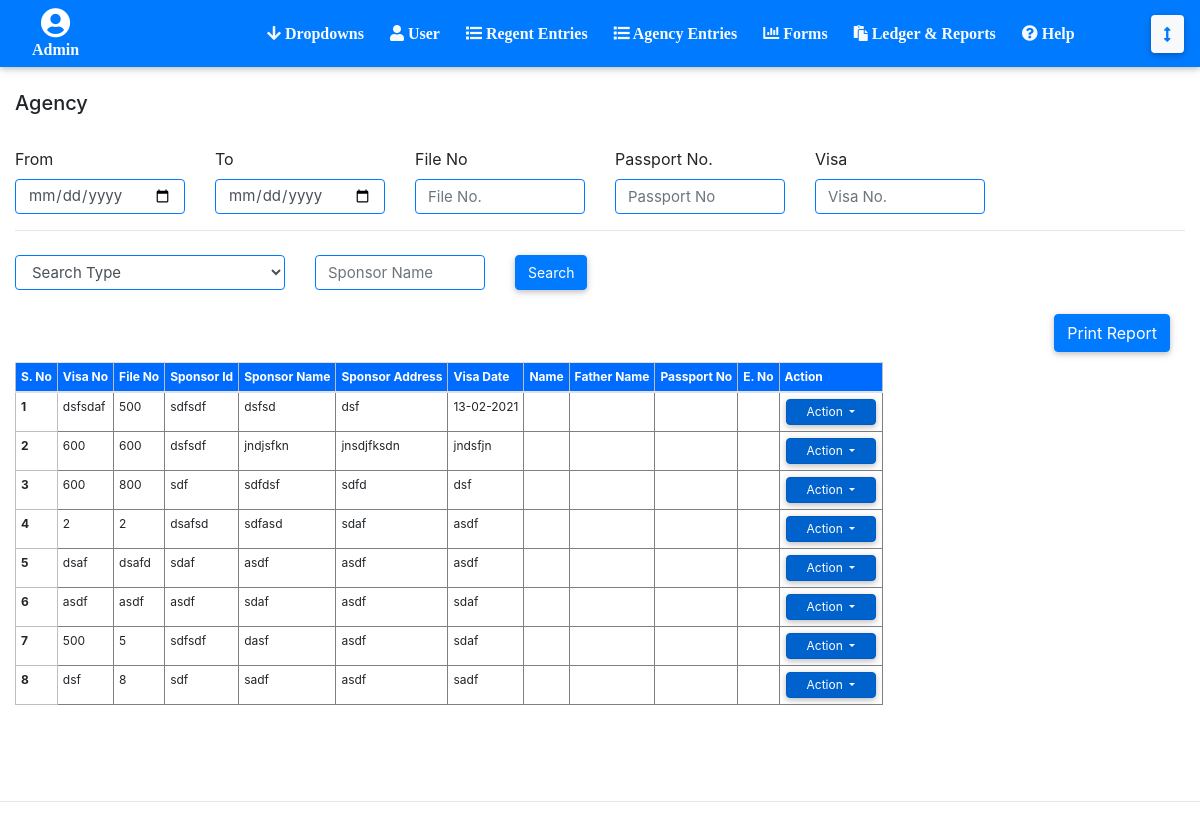
The app's page /Regent-Reporrts.php (signed in), older data.
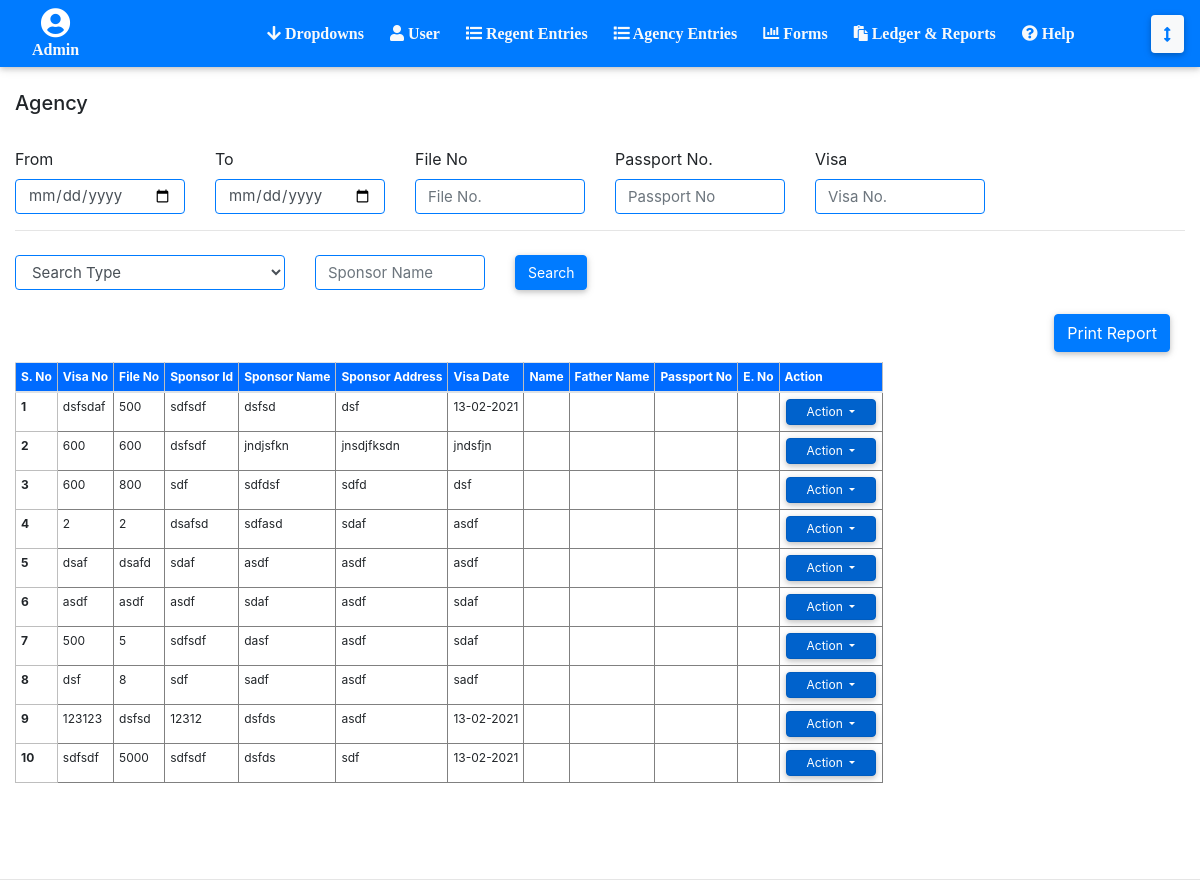
The same page, newer data.
### tables this page shows
CREATE TABLE `regents` (
  `regent_id` int(6) UNSIGNED NOT NULL,
  `user_id` int(11) NOT NULL,
  `visa_date` varchar(255) NOT NULL,
  `visa_file_no` varchar(255) NOT NULL,
  `visa_embassy_id` int(11) NOT NULL,
  `visa_quantity_no` float NOT NULL,
  `visa_sponsor_name` varchar(255) NOT NULL,
  `visa_permission_status_id` int(11) NOT NULL,
  `visa_profession_id` int(11) NOT NULL,
  `visa_contact_pak` varchar(30) NOT NULL,
  `visa_contact_saudia` varchar(30) NOT NULL,
  `visa_reg_date` varchar(30) NOT NULL,
  `visa_reg_no` varchar(255) DEFAULT NULL,
  `visa_no` varchar(255) NOT NULL,
  `visa_sponsor_address` text NOT NULL,
  `visa_co_agent_pak_id` int(11) NOT NULL,
  `visa_status_id` int(11) NOT NULL,
  `visa_price` double NOT NULL,
  `visa_sponsor_id` varchar(30) NOT NULL,
  `visa_date2` varchar(30) NOT NULL,
  `visa_agent_from_saudia_id` int(11) NOT NULL,
  `visa_remarks` text NOT NULL,
  `passenger_name` varchar(30) DEFAULT NULL,
  `passenger_name_urdu` varchar(30) DEFAULT NULL,
  `passenger_national_identity_no` varchar(30) DEFAULT NULL,
  `passenger_district_id` int(11) DEFAULT NULL,
  `passenger_father_name` varchar(30) DEFAULT NULL,
  `passenger_father_name_urdu` varchar(30) DEFAULT NULL,
  `passenger_medical_center_id` int(11) DEFAULT NULL,
  `passenger_qualification` varchar(30) DEFAULT NULL,
  `passenger_eno` varchar(30) DEFAULT NULL,
  `passenger_dob` varchar(30) DEFAULT NULL,
  `passenger_place_of_issue_id` int(11) DEFAULT NULL,
  `passenger_address` text DEFAULT NULL,
  `passenger_passport_no` varchar(30) DEFAULT NULL,
  `passenger_date_of_issue` varchar(30) DEFAULT NULL,
  `passenger_medical_status_id` int(11) DEFAULT NULL,
  `passenger_date_of_expiry` varchar(30) DEFAULT NULL,
  `passenger_place_of_birth_id` int(11) DEFAULT NULL,
  `passenger_country` varchar(30) DEFAULT NULL,
  `passenger_submit_date` varchar(30) DEFAULT NULL,
  `agreements_contract` varchar(30) DEFAULT NULL,
  `agreements_salary` double DEFAULT NULL,
  `agreements_permission_number` varchar(30) DEFAULT NULL,
  `agreements_permission_date` varchar(30) DEFAULT NULL,
  `nominee_full_name` varchar(30) DEFAULT NULL,
  `nominee_age` int(11) DEFAULT NULL,
  `nominee_relation` varchar(30) DEFAULT NULL,
  `nominee_cnic` varchar(30) DEFAULT NULL,
  `nominee_address` text DEFAULT NULL,
  `current_date_submission` varchar(255) DEFAULT NULL,
  `type` varchar(20) DEFAULT NULL
);

### Regent-Reporrts.php (the view, shortened to what this page needs)
<?php
include('connect.php');
include('header.php');
?>
<section class="container-fluid">
    <h5>Agency</h5>
    <br>
	<section class="row" style="align-items: center;">
		<section class="col-md-2">
			<span >From</span>
			<input id="date_from" name="date_from" type="date" class="form-control input-box" />
		</section>
		<section class="col-md-2">
			<span >To</span>
			<input id="date_to" name="date_to" type="date" class="form-control input-box" />
		</section>
		<section class="col-md-2">
			<span >File No</span>
			<input id="search_file_no" name="search_file_no" type="text" class="form-control input-box" placeholder="File No." />
		</section>
		<section class="col-md-2">
			<span >Passport No.</span>
			<input id="search_passport_no" name="search_passport_no" type="text" class="form-control input-box" placeholder="Passport No" />
		</section>
		<section class="col-md-2">
			<span >Visa</span>
			<input id="search_visa_no" name="search_visa_no" type="text" class="form-control input-box" placeholder="Visa No." />
		</section>
	</section>
<hr>
<section class="row" style="align-items: center;">
	<section class="col-xl-3">
		<select class="form-control input-box" id="typeSelect">
			<option value="Search Type">Search Type</option>
		  </select>
	</section>
	<section class="col-md-2">
		<input type="text" id="txtType" class="form-control input-box" placeholder="Sponsor Name" />
	</section>
	<section class="col-md-2">
		<input type="button" class="btn-primary btn " style="position: relative; top: 4px; height: 35px; font-size: 14px;" value="Search" />
	</section>
</section>
	<br>
	<section class="container-fluid">
		<input id="print_table" type="button" class="btn-primary btn float-right " value="Print Report" />
	</section>
	<br><br>
        <div id="print_div">
        		<table class="table table-responsive m-auto " style="padding-bottom: 80px;">
                <thead>
                    <tr>
                      	<th scope="col">S. No</th>
                      	<th scope="col">Visa No</th>
                      	<th scope="col">File No</th>
                      	<th scope="col">Sponsor Id</th>
                      	<th scope="col">Sponsor Name</th>
                      	<th scope="col">Sponsor Address</th>
                      	<th scope="col">Visa Date</th>
						<th scope="col">Name</th>
						<th scope="col">Father Name</th>
						<th scope="col">Passport No</th>
						<th scope="col">E. No</th>
                      <th scope="col" class="tbl1"><span class="text-primary"></span>Action<span class="text-primary"></span></th>
                    </tr>
                </thead>
                <tbody class="result">
                <tbody>
                	<?php
            		$query = mysqli_query($con, "select * from regents");
        			$count = 1;
                	while ($row = mysqli_fetch_array($query)) {
                		?>
							<tr class="showAll">
								<th scope="row"><?php echo $count ?></th>
								<td><?php echo $row['visa_no'] ?></td>
								<td><?php echo $row['visa_file_no'] ?></td>
								<td><?php echo $row['visa_sponsor_id'] ?></td>
								<td><?php echo $row['visa_sponsor_name'] ?></td>
								<td><?php echo $row['visa_sponsor_address'] ?></td>
								<td><?php echo $row['visa_date2'] ?></td>
								<td><?php echo $row['passenger_name'] ?></td>
								<td><?php echo $row['passenger_father_name'] ?></td>
								<td><?php echo $row['passenger_passport_no'] ?></td>
								<td><?php echo $row['passenger_eno'] ?></td>
						   		<td class="tbl2">
									<div class="dropdown show">
										<a class="btn btn-primary dropdown-toggle"  style="font-size: 12px !important; color: white; padding: 3px; margin: 1px; padding-left: 20px !important; padding-right: 20px !important;" href="#" role="button" id="dropdownMenuLink" data-toggle="dropdown" aria-haspopup="true" aria-expanded="false">
										  Action
										</a>
									</div>
				        			</td>
							</tr>
                		<?php
                		$count++;
                	}
                	?>
        		</tbody>
        	</table>
        </div>
</section>
<hr>
</body>
</html>
<link rel="stylesheet" type="text/css" href="css/style.css" media="print">
<link rel="stylesheet" type="text/css" href="css/style2.css" media="all">
<link rel="stylesheet" type="text/css" href="css/style.css">

Row changes from the older to the newer data that the page shows:
added regents: visa_no "123123", visa_file_no "dsfsd", visa_sponsor "12312", visa_sponsor_name "dsfds", visa_sponsor_address "asdf", visa_date2 "13-02-2021"
added regents: visa_no "sdfsdf", visa_file_no "5000", visa_sponsor "sdfsdf", visa_sponsor_name "dsfds", visa_sponsor_address "sdf", visa_date2 "13-02-2021"
